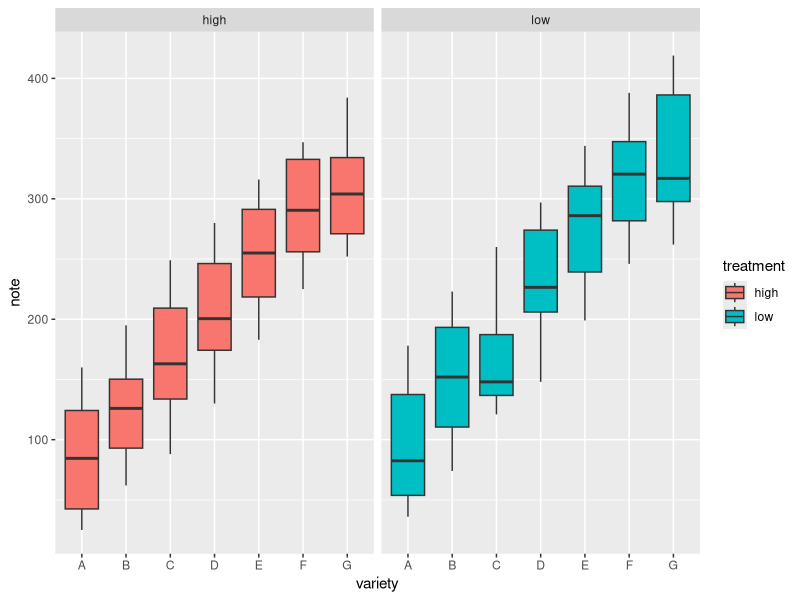
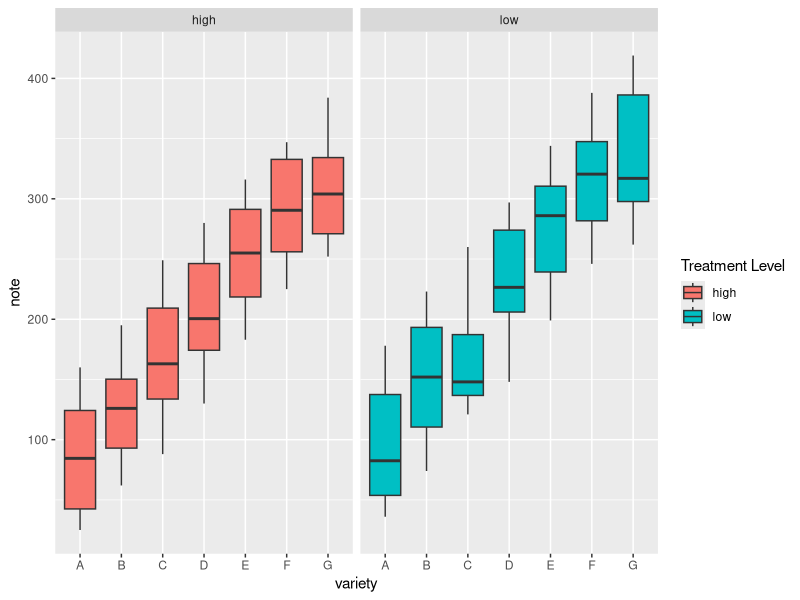

Source code (R) for these figures, in order:
## ---- chunk 1
# library
library(ggplot2)
# create a data frame
variety=rep(LETTERS[1:7], each=40)
treatment=rep(c("high","low"),each=20)
note=seq(1:280)+sample(1:150, 280, replace=T)
data=data.frame(variety, treatment ,  note)
# One box per treatment

ggplot(data, aes(x=variety, y=note, fill=treatment)) + 
    geom_boxplot() +
    facet_wrap(~treatment)

## ---- chunk 2
ggplot(data, aes(x=variety, y=note, fill=treatment)) + 
    geom_boxplot() +
    facet_wrap(~treatment) + 
    labs(fill = 'Treatment Level')
